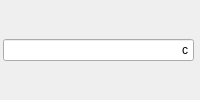
<?xml version="1.0" encoding="UTF-8"?>
<ui version="4.0">
 <class>FramePollControls</class>
 <widget class="QWidget" name="FramePollControls">
  <property name="sizePolicy">
   <sizepolicy hsizetype="Fixed" vsizetype="Fixed"><horstretch>0</horstretch><verstretch>0</verstretch></sizepolicy>
  </property>
  <layout class="QHBoxLayout" name="layout_controls">
   <property name="leftMargin"><number>3</number></property>
   <property name="topMargin"><number>3</number></property>
   <property name="rightMargin"><number>3</number></property>
   <property name="bottomMargin"><number>3</number></property>
   <property name="spacing"><number>2</number></property>
   <item><layout class="QHBoxLayout" name="layout_continuous"/></item>
   <item>
    <widget class="_IntervalEdit" name="lineEdit_interval">
     <layout class="QHBoxLayout" name="layout_interval_suffix">
      <property name="leftMargin"><number>0</number></property>
      <property name="topMargin"><number>0</number></property>
      <property name="rightMargin"><number>6</number></property>
      <property name="bottomMargin"><number>0</number></property>
      <item alignment="Qt::AlignRight|Qt::AlignVCenter">
       <widget class="QLabel" name="label_seconds">
        <property name="text"><string>с</string></property>
       </widget>
      </item>
     </layout>
    </widget>
   </item>
   <item alignment="Qt::AlignVCenter">
    <widget class="QWidget" name="separator_refresh">
     <property name="minimumSize"><size><width>1</width><height>16</height></size></property>
     <property name="maximumSize"><size><width>1</width><height>16</height></size></property>
    </widget>
   </item>
   <item><layout class="QHBoxLayout" name="layout_refresh"/></item>
  </layout>
 </widget>
 <customwidgets>
  <customwidget>
   <class>_IntervalEdit</class>
   <extends>QLineEdit</extends>
   <header>app.widgets.composite_frame.poll_controls.frame_poll_controls</header>
  </customwidget>
 </customwidgets>
 <resources/>
 <connections/>
</ui>
